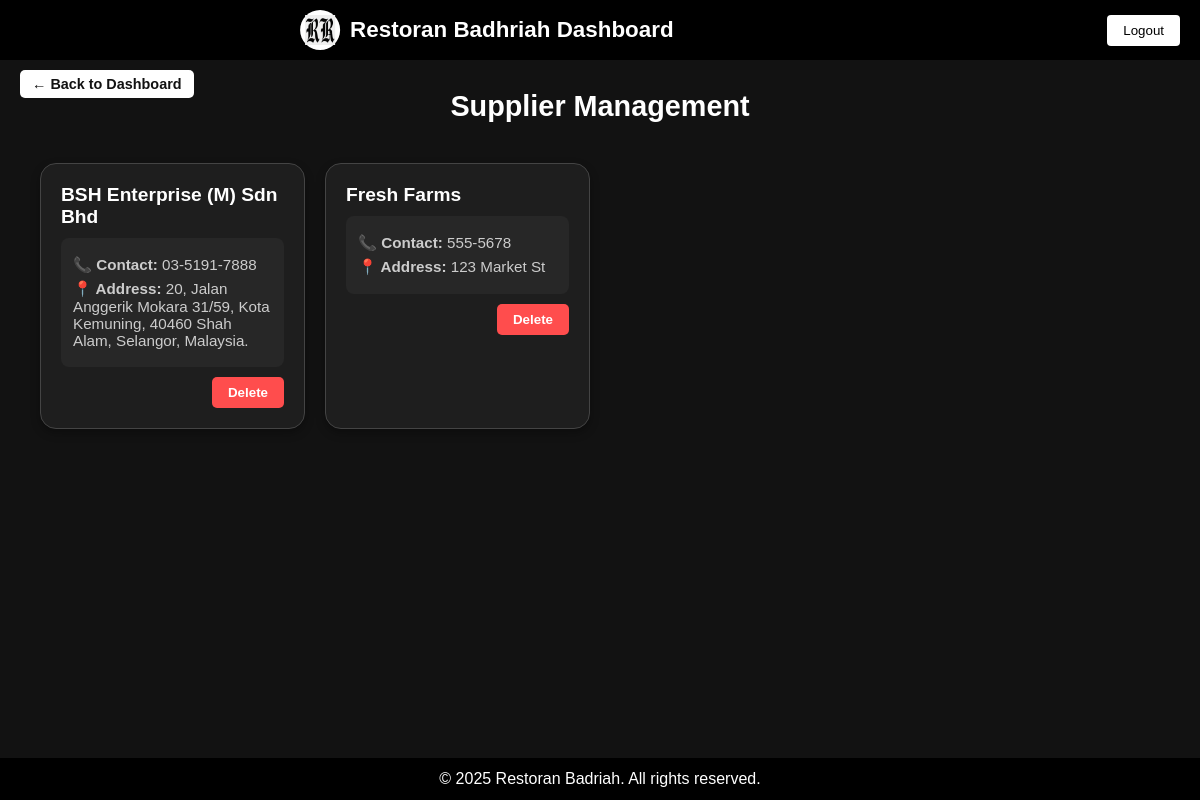
The page /restoran-badhriah/supplier_management.php on the database its author committed.
### tables this page shows
CREATE TABLE `supplier` (
  `SupplierID` int(11) NOT NULL,
  `Name` varchar(100) NOT NULL,
  `ContactInfo` varchar(100) DEFAULT NULL,
  `Address` text DEFAULT NULL
);

### restoran-badhriah/supplier_management.php (the view, shortened to what this page needs)
<?php
$host = 'localhost';
$user = 'root';
$pass = '';
$db = 'restoran_db';
$conn = new mysqli($host, $user, $pass, $db);
$result = $conn->query("SELECT * FROM supplier ORDER BY Name ASC");
?>
<!DOCTYPE html>
<html lang="en">
<head>
</head>
<body>
<header>
    <div class="logo-title">
        <div class="logo-circle">
            <img src="images/logo.png" alt="Logo">
        </div>
        <div class="title">Restoran Badhriah Dashboard</div>
    </div>
    <button class="logout" onclick="window.location.href='logout.php'">Logout</button>
</header>
<a href="javascript:history.back()" class="back-btn">&larr; Back to Dashboard</a>
<h2>Supplier Management</h2>
<div class="supplier-container">
<?php while($row = $result->fetch_assoc()): ?>
    <div class="supplier-card">
        <h3><?= htmlspecialchars($row['Name']) ?></h3>
        <div class="supplier-details">
            <p><strong>📞 Contact:</strong> <?= htmlspecialchars($row['ContactInfo']) ?></p>
            <p><strong>📍 Address:</strong> <?= htmlspecialchars($row['Address']) ?></p>
        </div>
        <div class="actions">
            <form method="post">
                <button type="submit" name="delete_supplier" class="btn">Delete</button>
            </form>
        </div>
    </div>
<?php endwhile; ?>
</div>
<footer>
    &copy; 2025 Restoran Badriah. All rights reserved.
</footer>
</body>
</html>

### restoran-badhriah/supplier_management.php (style rules this page uses)
html, body { height: 100%; margin: 0; }
body { display: flex; flex-direction: column; font-family: Arial, sans-serif; background: #121212; color: #fff; }
header { background-color: #000; color: #fff; padding: 10px 20px; display: flex; align-items: center; justify-content: space-between; }
.logo-title { display: flex; align-items: center; transform: translateX(75%); }
.logo-circle { background-color: white; border-radius: 50%; width: 40px; height: 40px; display: flex; align-items: center; justify-content: center; margin-right: 10px; }
.logo-circle img { width: 30px; height: 30px; }
.title { font-size: 1.4rem; font-weight: bold; }
.logout { background-color: #FFFFFF; color: #000000; border: none; padding: 8px 16px; cursor: pointer; border-radius: 4px; }
footer { background-color: #000; color: #fff; text-align: center; padding: 12px 0; margin-top: auto; }
.back-btn { position: absolute; top: 70px; left: 20px; background-color: #FFFFFF; color: #121212; border: none; padding: 6px 12px; border-radius: 5px; cursor: pointer; font-weight: bold; font-size: 0.9rem; text-decoration: none; transition: background 0.3s; }
h2 { text-align: center; color: #fff; margin: 30px 0 10px; font-size: 1.8rem; }
.supplier-container { display: grid; grid-template-columns: repeat(auto-fill, minmax(260px, 1fr)); gap: 20px; padding: 30px 40px; }
.supplier-card { background: #1e1e1e; border: 1px solid #444; border-radius: 16px; padding: 20px; transition: transform 0.2s, box-shadow 0.2s; box-shadow: 0 4px 10px rgba(0,0,0,0.3); }
.supplier-card h3 { margin: 0; font-size: 1.2rem; margin-bottom: 10px; color: #fff; }
.supplier-details { font-size: 0.95em; margin: 10px 0; padding: 12px; border-radius: 8px; background: rgba(255, 255, 255, 0.04); color: #ccc; }
.supplier-details p { margin: 6px 0; }
.actions { text-align: right; }
.btn { background: #ff4d4d; color: #fff; border: none; padding: 8px 16px; font-weight: bold; border-radius: 5px; cursor: pointer; transition: background 0.3s ease; }

### rows shown on the page
supplier: Name "BSH Enterprise (M) Sdn Bhd", ContactInfo "03-5191-7888", Address "20, Jalan Anggerik Mokara 31/59, Kota Kemuning, 40460 Shah Alam, Selangor, Malaysia."
supplier: Name "Fresh Farms", ContactInfo "555-5678", Address "123 Market St"
